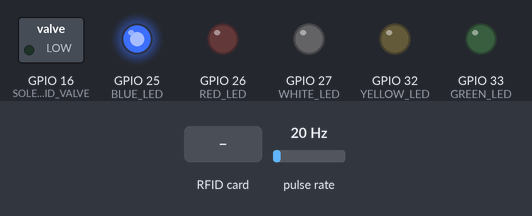
The program below on a simulated ESP32. On the bench: switched loads named in the program (green lamp = pin HIGH), output pins drawn as LEDs (lit = HIGH). Wiring (inferred from the names in the program): pulse sensor: data GPIO 14. Inputs (shaded band) come from the test bench; at power-on: pulse rate 20 Hz. WiFi joins after 1.5 s; servers stay silent unless stated; what the program prints to the serial monitor is not drawn.

Above: at 2.7 s.
2.8 s: RFID card 33 AD 9C 14 held to the reader
At 4.8 s:
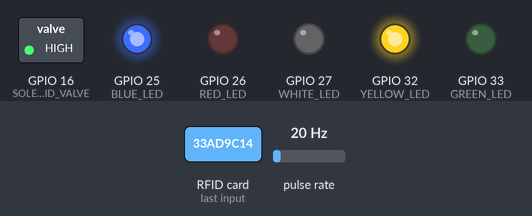
5.8 s: RFID card 00 00 00 00 held to the reader
At 6.8 s:
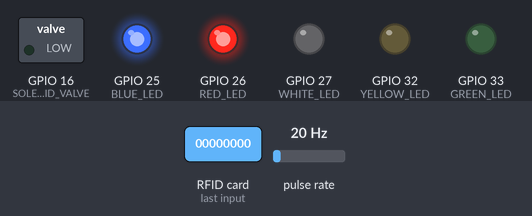
8.5 s: RFID card 4C 87 08 02 held to the reader
At 9.4 s:
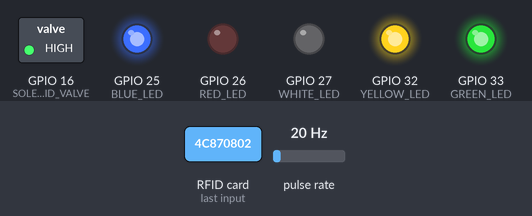
10.1 s: RFID card 5E 7A 19 C4 held to the reader
At 12.2 s:
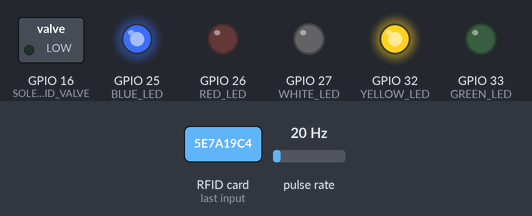
Timing chart, 0 to 14.0 s (numbered marks = the images above; inputs shaded):
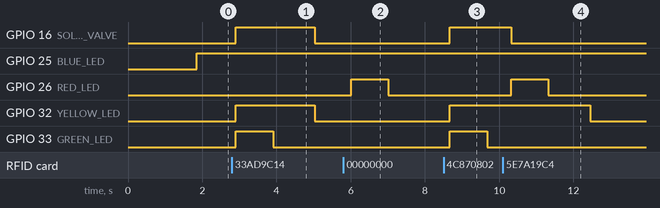

Measured:
- after the input at 2.8 s, GPIO 16 (SOLENOID_VALVE), GPIO 32 (YELLOW_LED): LOW → HIGH after 0.11 s, → LOW 2.1 s later; GPIO 33 (GREEN_LED): LOW → HIGH after 0.11 s, → LOW 1.0 s later
- after the input at 5.8 s, GPIO 26 (RED_LED): LOW → HIGH after 0.22 s, → LOW 1.0 s later
- after the input at 8.5 s, GPIO 16 (SOLENOID_VALVE), GPIO 32 (YELLOW_LED): LOW → HIGH after 0.17 s; GPIO 33 (GREEN_LED): LOW → HIGH after 0.17 s, → LOW 1.0 s later
- after the input at 10.1 s, GPIO 16 (SOLENOID_VALVE): HIGH → LOW after 0.23 s instead of 0.70 s; GPIO 26 (RED_LED): LOW → HIGH after 0.23 s, → LOW 1.0 s later; GPIO 32 (YELLOW_LED): HIGH → LOW after 2.4 s instead of 0.70 s

The program:

main.cpp
```cpp
#include <Arduino.h>
#include "globals.h"
#include "my_wifi.h"
#include "blynk.h"
#include "ota.h"
#include "waterflow.h"
#include "rfid.h"

volatile unsigned long pulseCount = 0;
float totalWaterUsed = 0.0;
String current_user_uid = "00000000";

void IRAM_ATTR countPulse()
{
  pulseCount++;
}

void setup()
{
  Serial.begin(115200);
  pinMode(RED_LED, OUTPUT);
  pinMode(GREEN_LED, OUTPUT);
  pinMode(BLUE_LED, OUTPUT);
  pinMode(YELLOW_LED, OUTPUT);
  pinMode(WHITE_LED, OUTPUT);
  pinMode(FLOW_SENSOR_PIN, INPUT);
  pinMode(SOLENOID_VALVE, OUTPUT);
  digitalWrite(SOLENOID_VALVE, LOW); // Ensure solenoid valve is initially closed

  // Initialize WiFi first
  if (!initWiFi())
  {
    Serial.println("Failed to connect to WiFi");
  }
  // Create FreeRTOS tasks with 4096 bytes of stack for each task.
  xTaskCreate(rfidTask, "RFID", 4096, NULL, 2, NULL);
  xTaskCreate(waterFlowTask, "WaterFlow", 4096, NULL, 2, NULL);
  xTaskCreate(BlynkManagerTask, "BlynkTask", 4096, NULL, 3, NULL);
  xTaskCreate(initOTATask, "OTATask", 4096, NULL, 1, NULL);          // Initialize OTA task then delete it
  xTaskCreate(startOTAserver, "OTAServerTask", 4096, NULL, 1, NULL); // Start OTA server task
}

void loop()
{
  maintainWiFi(); // Optional periodic WiFi maintenance
  vTaskDelay(1000 / portTICK_PERIOD_MS);
  // Not needed, as tasks handle execution.
}
```

blynk.h
```cpp
#ifndef BLYNK_H
#define BLYNK_H

#include <Arduino.h>
#include "globals.h"

// Function declarations
void initBlynk();
void sendData(String data);
void BlynkManagerTask(void *pvParameters);
void sendMeterData(String user_name, float current_usage, float total_usage, float Balance);
String usersArrayToString();
void sendUserDatabase();

#endif
```

globals.h
```cpp
// #define FLOW_SENSOR_PIN 14

// #define SOLENOID_VALVE 16

// extern String message;
#ifndef GLOBALS_H
#define GLOBALS_H

#include <Arduino.h>
#include <SPI.h>
#include <MFRC522.h>

// GPIO pins
#define SCK_PIN 18
#define MISO_PIN 19
#define MOSI_PIN 23
#define SS_PIN 5
#define RST_PIN 4
#define FLOW_SENSOR_PIN 14
#define SOLENOID_VALVE 16

// // LED pins
// #define RED_LED 25
// #define GREEN_LED 26
// #define BLUE_LED 27
// #define YELLOW_LED 32
// #define WHITE_LED 33
// Constants
// #define PULSES_PER_LITER 459

#define RED_LED 26           // Card not recognized
#define GREEN_LED 33         // Card recognized
#define BLUE_LED 25          // Blynk connected
#define YELLOW_LED 32        // Indicator for solenoid open / water flow
#define WHITE_LED 27         // Leaking water detected
#define PULSES_PER_LITER 340 // Adjust based on sensor specs

// Shared variables
extern volatile unsigned long pulseCount;
extern float totalWaterUsed;
extern String current_user_uid;

// User data structure
struct UserData
{
    String userName;
    String cardUID;
    float waterUsage;
    float balance;
};

// Add to existing globals.h
extern UserData users[10]; // Declaration

// Pulse counter ISR
void IRAM_ATTR countPulse();

#endif
```

my_wifi.h
```cpp
#ifndef MY_WIFI_H
#define MY_WIFI_H

#include <WiFi.h>

// WiFi credentials
extern const char *wifiSSID;
extern const char *wifiPassword;

// WiFi control functions
bool initWiFi();
bool isWiFiConnected();
void maintainWiFi();

#endif
```

ota.h
```cpp
#ifndef OTA_H
#define OTA_H

#include <WebServer.h>
#include <Update.h>

// Declare the task functions
void initOTATask(void *parameters);
void startOTAserver(void *parameters);

#endif
```

rfid.h
```cpp
#ifndef RFID_H
#define RFID_H

#include "globals.h"

// Task interface
void rfidTask(void *pvParameters);

// Helper functions
void rfidInit();
void rfidRun();

#endif
```

waterflow.h
```cpp
#ifndef WATERFLOW_TASK_H
#define WATERFLOW_TASK_H

#include "globals.h"

// Task interface
void waterFlowTask(void *pvParameters);
// extern float deltaWater; // Delta water usage in liters
#endif
```

blynk.cpp
```cpp
#include "blynk.h"
#include "my_wifi.h"

// Blynk configuration
#define BLYNK_TEMPLATE_ID "TMPL2ARmqqC39"
#define BLYNK_TEMPLATE_NAME "SMART WATER METER"
#define BLYNK_AUTH_TOKEN "yGrqJCuDshNBK5Bfr1LE3TIzXJlM7F79"
#define BLYNK_PRINT Serial

// // hamisisalum297@gmail.com
// #define BLYNK_TEMPLATE_ID "TMPL2fA5FeDds"
// #define BLYNK_TEMPLATE_NAME "METER"
// #define BLYNK_AUTH_TOKEN "-TSP4WITnmcJv5D1xOlsfmGiNeFmN9wX"
#include <BlynkSimpleEsp32.h>

BlynkTimer timer;

String oldmessage = "";
String message = "SYSTEM ONLINE";

String old_user_name = "";
float old_current_usage = 0.0;
float old_total_usage = 0.0;
float old_balance = 0.0;
String old_database = "";

String old_message = "";

BLYNK_WRITE(V0)
{
    int value = param.asInt();
    Blynk.virtualWrite(V1, value);
}

BLYNK_CONNECTED()
{
    Blynk.setProperty(V3, "offImageUrl", "https://static-image.nyc3.cdn.digitaloceanspaces.com/general/fte/congratulations.png");
    Blynk.setProperty(V3, "onImageUrl", "https://static-image.nyc3.cdn.digitaloceanspaces.com/general/fte/congratulations_pressed.png");
    Blynk.setProperty(V3, "url", "https://docs.blynk.io/en/getting-started/what-do-i-need-to-blynk/how-quickstart-device-was-made");
    digitalWrite(BLUE_LED, HIGH); // Turn on blue LED when Blynk connects
}

String usersArrayToString()
{
    String result = "USER DATABASE:\n";
    result += "=====================\n";
    result += "NAME      UID        USAGE    BALANCE\n";
    result += "-------------------------------------\n";

    for (int i = 0; i < 10; i++)
    {
        // Format each field with fixed width
        String name = users[i].userName;
        String uid = users[i].cardUID;
        String usage = String(users[i].waterUsage, 1); // 1 decimal place
        String balance = String(users[i].balance, 1);  // 1 decimal place

        // Pad strings to create columns
        name = name.substring(0, 8); // Truncate if too long
        while (name.length() < 8)
            name += " ";

        uid = uid.substring(0, 8);
        while (uid.length() < 8)
            uid += " ";

        while (usage.length() < 6)
            usage = " " + usage;
        while (balance.length() < 6)
            balance = " " + balance;

        result += name + "  " + uid + "  " + usage + "L  " + balance + "L\n";
    }

    result += "=====================";
    return result;
}
void sendUserDatabase()
{
    String new_database = usersArrayToString();
    if (new_database != old_database)
    {
        Blynk.virtualWrite(V2, "clr");
        Blynk.virtualWrite(V2, new_database);
        old_database = new_database;
    }
}

void initBlynk()
{
    pinMode(BLUE_LED, OUTPUT);   // Initialize BLUE_LED as output
    digitalWrite(BLUE_LED, LOW); // Start with LED off

    Blynk.config(BLYNK_AUTH_TOKEN);
    if (!Blynk.connect())
    {
        Serial.println("[Blynk] Initial connection failed");
        digitalWrite(BLUE_LED, LOW); // Ensure LED is off if connection fails
    }
    sendMeterData("SYSTEM", 0.0, 0.0, 0.0); // Send initial data
    sendUserDatabase();                     // Send initial user database
}

void sendMeterData(String user_name, float current_usage, float total_usage, float Balance)
{
    if (user_name != old_user_name)
    {
        Blynk.virtualWrite(V1, user_name);
        old_user_name = user_name;
    }
    if (current_usage != old_current_usage)
    {
        // Blynk.virtualWrite(V2, current_usage);
        old_current_usage = current_usage;
    }
    if (total_usage != old_total_usage)
    {
        Blynk.virtualWrite(V3, total_usage);
        old_total_usage = total_usage;
    }
    if (Balance != old_balance)
    {
        Blynk.virtualWrite(V4, Balance);
        old_balance = Balance;
    }
}

void sendData(String data)
{
    if (data != old_message)
    {
        Blynk.virtualWrite(V0, data);
        old_message = data;
    }
}

void BlynkManagerTask(void *pvParameters)
{
    initBlynk();

    while (true)
    {
        if (isWiFiConnected())
        {
            if (Blynk.connected())
            {
                Blynk.run();
                timer.run();
                digitalWrite(BLUE_LED, HIGH); // LED on when connected
            }
            else
            {
                digitalWrite(BLUE_LED, LOW); // LED off when disconnected
                Blynk.connect();             // Try to reconnect
            }
        }
        else
        {
            digitalWrite(BLUE_LED, LOW); // LED off when WiFi is disconnected
        }
        vTaskDelay(100 / portTICK_PERIOD_MS);
    }
}
```

globals.cpp
```cpp
#include "globals.h"

// Define user database here (shared between tasks)
UserData users[10] = {
    {"Alice", "33AD9C14", 0.0, 10},
    {"Bob", "4C870802", 0.0, 1},
    {"Charlie", "DB05219F", 0.0, 9.8},
    {"David", "5B06F79E", 0.0, 8},
    {"Eve", "DE6BD09F", 0.0, 7},
    {"Frank", "9B5FFE9E", 0.0, 1.0},
    {"Grace", "7BDD219F", 0.0, 3},
    {"Heidi", "CBCF199F", 0.0, 4},
    {"Ivan", "CB9C099F", 0.0, 7.5},
    {"Judy", "0BDE229F", 0.0, 8}};
```

my_wifi.cpp
```cpp
#include "my_wifi.h"

const char *wifiSSID = "ESP32_AP";
const char *wifiPassword = "541754175417";

bool initWiFi()
{
    WiFi.mode(WIFI_STA);
    WiFi.begin(wifiSSID, wifiPassword);

    unsigned long startTime = millis();
    while (WiFi.status() != WL_CONNECTED && millis() - startTime < 15000)
    {
        delay(500);
        Serial.print(".");
    }

    if (WiFi.status() == WL_CONNECTED)
    {
        Serial.println("\nWiFi connected");
        Serial.print("IP address: ");
        Serial.println(WiFi.localIP());
        return true;
    }

    Serial.println("\nWiFi connection failed");
    return false;
}

bool isWiFiConnected()
{
    return WiFi.status() == WL_CONNECTED;
}

void maintainWiFi()
{
    // Placeholder for any periodic WiFi maintenance
    // Could implement auto-reconnect if needed
}
```

ota.cpp
```cpp
#include "ota.h"
#include "my_wifi.h"

WebServer server(80);

void initOTATask(void *parameters)
{
    Serial.begin(115200);

    if (!isWiFiConnected())
    {
        Serial.println("WiFi not connected, OTA cannot start");
        vTaskDelete(NULL);
        return;
    }

    // OTA Update Handlers
    server.on("/", HTTP_GET, []()
              {
        server.sendHeader("Connection", "close");
        server.send(200, "text/html",
            "<form method='POST' action='/update' enctype='multipart/form-data'>"
            "<input type='file' name='update'>"
            "<input type='submit' value='Update'>"
            "</form>"); });

    server.on("/update", HTTP_POST, []()
              {
        server.sendHeader("Connection", "close");
        server.send(200, "text/plain", (Update.hasError()) ? "FAIL" : "OK");
        ESP.restart(); }, []()
              {
        HTTPUpload& upload = server.upload();
        if (upload.status == UPLOAD_FILE_START) {
            Serial.printf("Update: %s\n", upload.filename.c_str());
            if (!Update.begin(UPDATE_SIZE_UNKNOWN)) {
                Update.printError(Serial);
            }
        } else if (upload.status == UPLOAD_FILE_WRITE) {
            if (Update.write(upload.buf, upload.currentSize) != upload.currentSize) {
                Update.printError(Serial);
            }
        } else if (upload.status == UPLOAD_FILE_END) {
            if (Update.end(true)) {
                Serial.printf("Update Success: %u\nRebooting...\n", upload.totalSize);
            } else {
                Update.printError(Serial);
            }
        } });

    server.begin();
    Serial.println("OTA Update Server Ready");
    vTaskDelete(NULL);
}

void startOTAserver(void *parameters)
{
    while (true)
    {
        if (isWiFiConnected())
        {
            server.handleClient();
        }
        delay(1);
    }
}
```

rfid.cpp
```cpp
#include "rfid.h"
#include "waterflow.h"
#include "blynk.h"
#include <SPI.h>
#include <MFRC522.h>

float deltaWater = 0.0; // Delta water usage in liters
// RFID reader instance
MFRC522 mfrc522(SS_PIN, RST_PIN);

void rfidInit()
{
    SPI.begin(SCK_PIN, MISO_PIN, MOSI_PIN, SS_PIN);
    mfrc522.PCD_Init();
    Serial.println("RFID Scanner Ready...");
}

UserData getUserData(String scannedUID)
{
    for (int i = 0; i < 10; i++)
    {
        if (users[i].cardUID == scannedUID)
        {
            return users[i];
        }
    }
    return {"Unknown", "", 0.0, 0.0};
}

void resetRFID()
{
    mfrc522.PCD_Reset();
    delay(50);
    mfrc522.PCD_Init();
}

void rfidRun()
{
    static String cardUID = "";
    static bool cardPresent = false;
    static int cardAbsenceCounter = 0;
    static unsigned long lastPulseCountAtRemoval = 0; // Track pulses when card is removed

    if (!mfrc522.PICC_IsNewCardPresent() || !mfrc522.PICC_ReadCardSerial())
    {
        if (cardPresent)
        {
            cardAbsenceCounter++;
            if (cardAbsenceCounter >= 5)
            {
                // Update user balance before resetting
                for (int i = 0; i < 10; i++)
                {
                    if (users[i].cardUID == current_user_uid)
                    {
                        // Calculate water used since last check
                        unsigned long pulsesUsed = pulseCount - lastPulseCountAtRemoval;
                        float waterUsed = pulsesUsed / (float)PULSES_PER_LITER;

                        users[i].balance -= waterUsed;
                        users[i].waterUsage += waterUsed;
                        break;
                    }
                }

                Serial.println("Card removed. Total water used: " + String(totalWaterUsed) + " L");
                current_user_uid = "00000000";
                lastPulseCountAtRemoval = pulseCount; // Store current pulse count
                digitalWrite(SOLENOID_VALVE, LOW);
                digitalWrite(YELLOW_LED, LOW);
                cardPresent = false;
                cardAbsenceCounter = 0;
                resetRFID();
                sendMeterData("NO USER", 0.0, 0.0, 0.0); // Send data for no card
                sendUserDatabase();                      // Update user database
            }
        }
        return;
    }

    // Rest of the RFID logic (unchanged)
    cardAbsenceCounter = 0;
    cardUID = "";
    for (byte i = 0; i < mfrc522.uid.size; i++)
    {
        if (mfrc522.uid.uidByte[i] < 0x10)
            cardUID += "0";
        cardUID += String(mfrc522.uid.uidByte[i], HEX);
    }
    cardUID.toUpperCase();

    UserData user = getUserData(cardUID);

    if (!cardPresent || current_user_uid != user.cardUID)
    {
        if (user.userName != "Unknown")
        {
            Serial.println("User: " + user.userName + ", UID: " + user.cardUID +
                           ", Water Usage: " + String(user.waterUsage) + "L, Balance: " + String(user.balance) + "L");
            sendMeterData(user.userName, deltaWater, user.waterUsage, user.balance);

            digitalWrite(GREEN_LED, HIGH);
            if (user.balance > 0.0)
            {
                digitalWrite(SOLENOID_VALVE, HIGH);
                digitalWrite(YELLOW_LED, HIGH);
                Serial.println("Valve opened for: " + user.userName);
                lastPulseCountAtRemoval = pulseCount; // Reset pulse tracking
            }
            else
            {
                Serial.println("Insufficient balance for: " + user.userName);
                digitalWrite(SOLENOID_VALVE, LOW);
                digitalWrite(YELLOW_LED, LOW);
            }
            vTaskDelay(1000 / portTICK_PERIOD_MS);
            digitalWrite(GREEN_LED, LOW);
        }
        else
        {
            Serial.println("Unknown card: " + cardUID);
            digitalWrite(RED_LED, HIGH);
            digitalWrite(SOLENOID_VALVE, LOW);
            vTaskDelay(1000 / portTICK_PERIOD_MS);
            digitalWrite(RED_LED, LOW);
            sendMeterData("Unknown", 0.0, 0.0, 0.0); // Send data for unknown card
        }
        current_user_uid = user.cardUID;
        cardPresent = true;
    }
}

void rfidTask(void *pvParameters)
{
    rfidInit(); // One-time initialization

    while (true)
    {
        rfidRun(); // Continuous operation
        vTaskDelay(200 / portTICK_PERIOD_MS);
    }
}
```

waterflow.cpp
```cpp
#include "waterflow.h"
#include "blynk.h"
#include "globals.h"

void waterFlowTask(void *pvParameters)
{
    // One-time initialization
    pinMode(FLOW_SENSOR_PIN, INPUT);
    attachInterrupt(digitalPinToInterrupt(FLOW_SENSOR_PIN), countPulse, RISING);
    unsigned long lastPulseCount = 0;

    // Continuous operation
    while (true)
    {
        if (current_user_uid != "00000000")
        {
            unsigned long newPulses = pulseCount - lastPulseCount;
            float deltaWater = newPulses / (float)PULSES_PER_LITER;
            totalWaterUsed = pulseCount / (float)PULSES_PER_LITER;

            if (newPulses > 0)
            {
                Serial.println("Water Used: " + String(deltaWater) + " L (Total: " + String(totalWaterUsed) + " L)");

                for (int i = 0; i < 10; i++)
                {
                    if (users[i].cardUID == current_user_uid)
                    {
                        users[i].balance -= deltaWater;
                        users[i].waterUsage += deltaWater;
                        sendMeterData(users[i].userName, deltaWater, users[i].waterUsage, users[i].balance);

                        if (users[i].balance <= 0.132)
                        {
                            Serial.println("Balance depleted for " + users[i].userName);
                            digitalWrite(SOLENOID_VALVE, LOW);
                            digitalWrite(YELLOW_LED, LOW);
                            current_user_uid = "00000000";
                            pulseCount = 0;
                            totalWaterUsed = 0.0;
                            lastPulseCount = 0;
                        }
                        break;
                    }
                }
            }
            lastPulseCount = pulseCount;
        }
        vTaskDelay(500 / portTICK_PERIOD_MS);
    }
}
```
